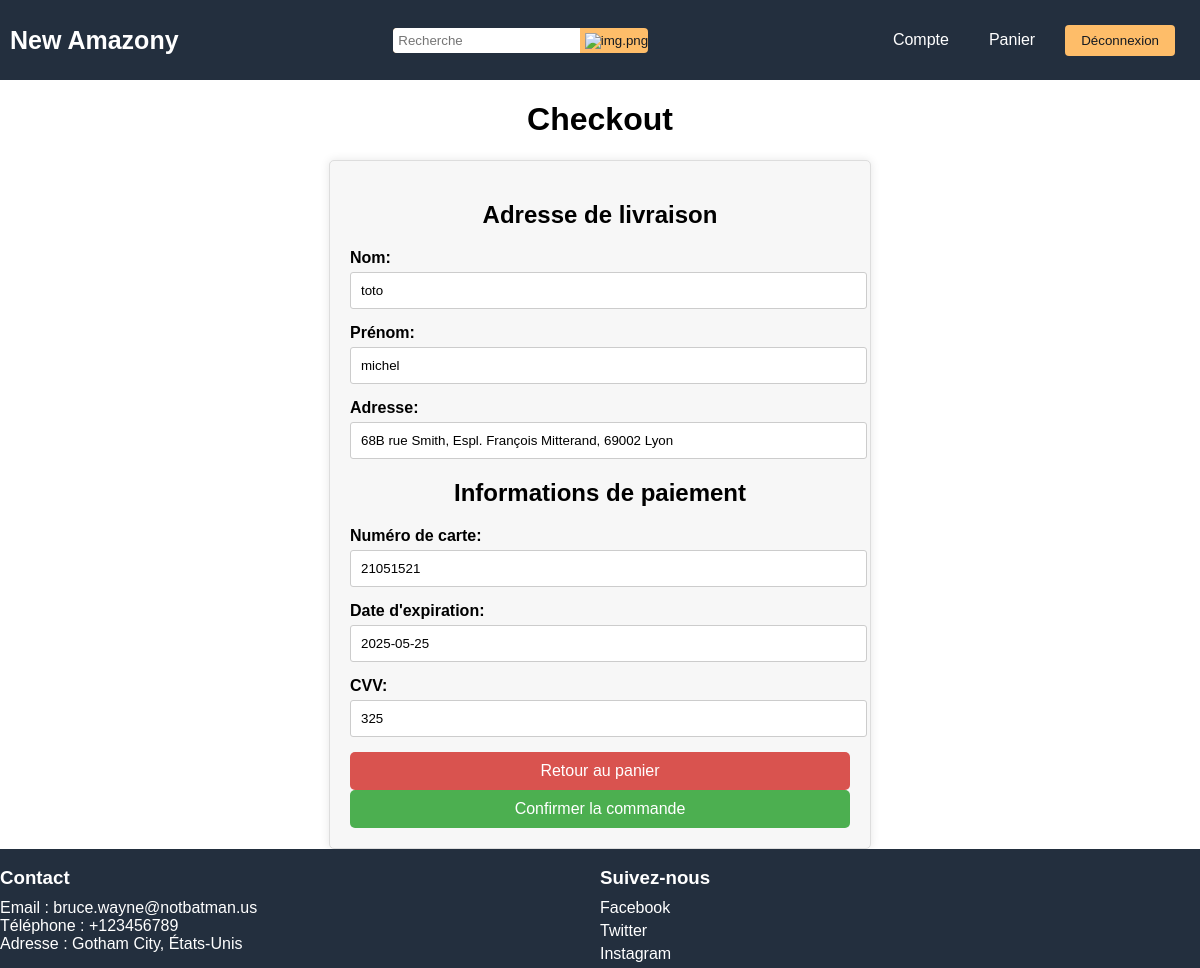
The app's page /php/checkout.php (signed in) with its own data.
### tables this page shows
CREATE TABLE IF NOT EXISTS `client` (
  `Prénom` varchar(50) NOT NULL,
  `Nom` varchar(50) NOT NULL,
  `Mail` varchar(100) NOT NULL,
  `Tel` varchar(15) NOT NULL,
  `Adresse` varchar(500) DEFAULT NULL,
  `Date_contrat` date DEFAULT NULL,
  `mdp` varchar(50) NOT NULL,
  `ID` int NOT NULL AUTO_INCREMENT,
  `numero_CB` int DEFAULT NULL,
  `date_CB` date DEFAULT NULL,
  `crypto_CB` int DEFAULT NULL,
  PRIMARY KEY (`ID`)
);

### php/fonction_get.php (called while the page is built, shortened)
<?php
require_once "fonction_update.php";
function recup_Data_Client($ID_Cli){
    global $link;
    $data = [];
    $sql_data = "SELECT * FROM client WHERE ID = $ID_Cli";
    $res_data = mysqli_query($link, $sql_data);
    $sql = "DESCRIBE client";
    $result = $link->query($sql);
    $obj = mysqli_fetch_object($res_data);
    while($row = $result->fetch_assoc()){
        $var = $row['Field'];
        $data[$var] = $obj->$var;
    }
    return $data;
}
?>

### php/checkout.php (the view, shortened to what this page needs)
<!DOCTYPE html>
<html>
<head>
    <link rel="stylesheet" type="text/css" href="/projet_pedago/css/checkout.css">
    <link rel="stylesheet" type="text/css" href="/projet_pedago/css/Main.css">
</head>
<?php
    include("header.php");
    if(isset($_SESSION['Connexion']) && $_SESSION['Connexion'][1] == 'client'){
        $id_client = $_SESSION['Connexion'][0];
    }else{
        header('Location : /projet_pedago/php/accueil.php');
        die();
    }
    $value = recup_Data_Client($id_client);
?>
<body>
    <h1>Checkout</h1>
    <div id="checkout-form">
        <h2>Adresse de livraison</h2>
        <form id="billing-form" action="" method="POST" enctype="multipart/form-data">
            <div class="form-group">
                <label for="fullname">Nom:</label>
                <input type="text" id="fullname" name="nom" value="<?php echo(htmlspecialchars($value["Nom"]));?>" required>
            </div>
            <div class="form-group">
                <label for="fullname">Prénom:</label>
                <input type="text" id="fullname" name="prenom" value="<?php echo(htmlspecialchars($value["Prénom"]));?>" required>
            </div>
            <div class="form-group">
                <label for="address">Adresse:</label>
                <input type="text" id="address" name="address" value="<?php echo(htmlspecialchars($value["Adresse"]));?>" required>
            </div>
        <h2>Informations de paiement</h2>
            <div class="form-group">
                <label for="cardnumber">Numéro de carte:</label>
                <input type="text" id="cardnumber" name="cardnumber" value="<?php echo(htmlspecialchars($value["numero_CB"]));?>" required>
            </div>
            <div class="form-group">
                <label for="expiry">Date d'expiration:</label>
                <input type="text" id="expiry" name="expiry" placeholder="MM/YY" value="<?php echo(htmlspecialchars($value["date_CB"]));?>" required>
            </div>
            <div class="form-group">
                <label for="cvv">CVV:</label>
                <input type="text" id="cvv" name="cvv" value="<?php echo(htmlspecialchars($value["crypto_CB"]));?>" required>
            </div>
            <button class="remove-button" type="submit" name="retour">Retour au panier</button>
            <button class="checkout-button" name="confirm" type="submit">Confirmer la commande</button>
        </form>
    </div>
</body>
</html>
<?php
    include("footer.php");
?>

### css/checkout.css (style rules this page uses)
#checkout-form { max-width: 500px; margin: 0 auto; padding: 20px; border: 1px solid #ddd; border-radius: 5px; background-color: #f7f7f7; box-shadow: 0 0 10px rgba(0, 0, 0, 0.1); }
h1, h2 { text-align: center; }
label { display: block; margin-bottom: 5px; font-weight: bold; }
.form-group { margin-bottom: 15px; }
#fullname, #address, #cardnumber, #expiry, #cvv[type="text"] { width: 99%; padding: 10px; border: 1px solid #ccc; border-radius: 3px; }
.remove-button, .checkout-button { display: block; width: 100%; padding: 10px; border: none; border-radius: 5px; font-size: 16px; color: #fff; cursor: pointer; }
.remove-button { background-color: #d9534f; }
.checkout-button { background-color: #4caf50; }

### css/Main.css (style rules this page uses)
body { font-family: Arial, sans-serif; background-color: #fff; margin: 0; padding: 0; height: 100%; }

### records on screen
client: nom "toto", prenom "michel", address "68B rue Smith, Espl. François Mitterand, 69002 Lyon", cardnumber "21051521", expiry "2025-05-25", cvv "325"
